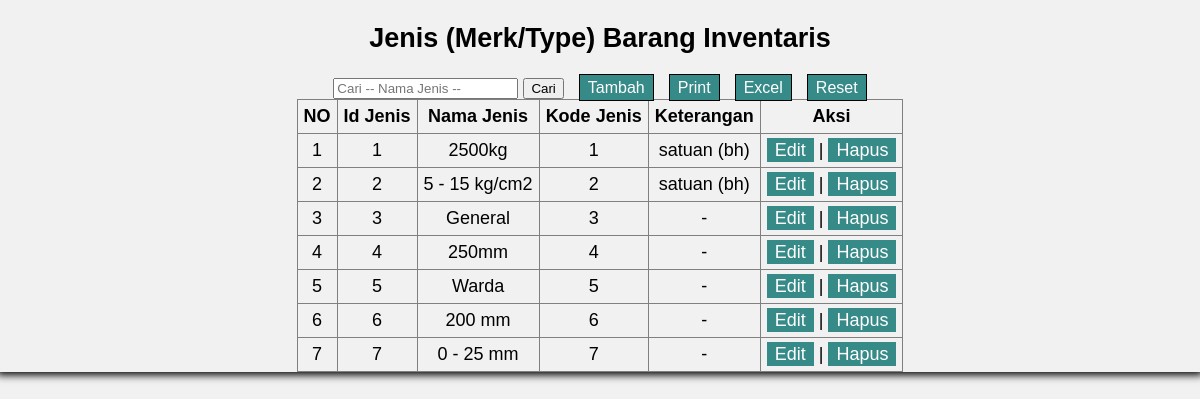
/admin/jenis/tampil_jenis.php, run on the app's committed database.
### tables this page shows
CREATE TABLE `jenis` (
  `id_jenis` int(11) NOT NULL,
  `nama_jenis` text NOT NULL,
  `kode_jenis` varchar(30) NOT NULL,
  `keterangan` text NOT NULL
);

### admin/jenis/tampil_jenis.php (the view, shortened to what this page needs)
<?php
	include_once("../conf/koneksi.php");
	$query= "SELECT * FROM jenis";
	$hasil = mysqli_query($conn, $query);
 ?>
 <!DOCTYPE html>
 <html>
 <head>
 	<link rel="stylesheet" type="text/css" href="../../css/foll.css">
 </head>
 <body>
 	<div class="ruang">
 	<center>
 		<h2>Jenis (Merk/Type) Barang Inventaris</h2>
 		<form action="" method="POST">
 			<input type="text" name="keywoard" placeholder="Cari -- Nama Jenis --" autofocus="">
 		<button name="cari" type="submit">Cari</button>
 		<a href="jenis/tambah_jenis.php">Tambah</a>
 		<a href="jenis/cetak.php" target="_blank">Print</a>
 		<a href="jenis/print.php" target="_blank">Excel</a>
 		<a href="jenis/reset.php">Reset</a>
 		</form>
 		<table border="1" align="center">
 			<tr>
 				<th>NO</th>
 				<th>Id Jenis</th>
 				<th>Nama Jenis</th>
 				<th>Kode Jenis</th>
 				<th>Keterangan</th>
 				<th>Aksi</th>
 			</tr>
 			<?php
 				$nomor = 1;
 				while ($data = mysqli_fetch_array($hasil)) {
 					?>
 						<tr>
 							<td><?php echo $nomor; ?></td>
 							<td><?php echo $data['id_jenis']; ?></td>
 							<td><?php echo $data['nama_jenis']; ?></td>
 							<td><?php echo $data['kode_jenis']; ?></td>
 							<td><?php echo $data['keterangan']; ?></td>
 							<td>
 							<a class="a" href="jenis/edit_jenis.php?id= <?php echo $data['id_jenis']; ?>">Edit</a>  |
 							<a class="a" href="jenis/hapus_jenis.php?id= <?php echo $data['id_jenis'] ?>" onclick = "return confirm(Apakah Anda yakin ingin menghapus <?php echo $data['nama_jenis']; ?>)">Hapus</a>
 						</td>
 						</tr>
 					<?php $nomor++;
 				}
 			 ?>
 		</table>
 	</center>
 	</div>
 </body>
 </html>

### css/foll.css (style rules this page uses)
body { color: black; font-family: Arial, Helvetica, -serif; font-size: 18px; background-color: #f1f1f1; box-shadow: 0 0 8px 3px black; margin: 0; }
* { box-sizing: border-box; }
table th, td { padding: 6px; }
.ruang { padding-top: 1px; }
.ruang form a { background-color: #368a88; color: white; text-decoration: none; padding: 4px 8px; margin-left: 10px; border: 1px solid black; font-size: 16px; }
.ruang table { border-collapse: collapse; text-align: center; }
.ruang .a { background-color: #368a88; color: white; padding: 2px 8px; text-decoration: none; }

### data on the page
jenis: id_jenis "1", nama_jenis "2500kg", kode_jenis "1", keterangan "satuan (bh)"
jenis: id_jenis "2", nama_jenis "5 - 15 kg/cm2", kode_jenis "2", keterangan "satuan (bh)"
jenis: id_jenis "3", nama_jenis "General", kode_jenis "3", keterangan "-"
jenis: id_jenis "4", nama_jenis "250mm", kode_jenis "4", keterangan "-"
jenis: id_jenis "5", nama_jenis "Warda", kode_jenis "5", keterangan "-"
jenis: id_jenis "6", nama_jenis "200 mm", kode_jenis "6", keterangan "-"
jenis: id_jenis "7", nama_jenis "0 - 25 mm", kode_jenis "7", keterangan "-"
